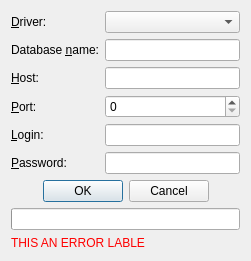
<?xml version="1.0" encoding="UTF-8"?>
<ui version="4.0">
 <class>QtDatabaseConnectionDialog</class>
 <widget class="QDialog" name="QtDatabaseConnectionDialog">
  <property name="geometry">
   <rect>
    <x>0</x>
    <y>0</y>
    <width>251</width>
    <height>243</height>
   </rect>
  </property>
  <property name="sizePolicy">
   <sizepolicy hsizetype="Preferred" vsizetype="Fixed">
    <horstretch>0</horstretch>
    <verstretch>0</verstretch>
   </sizepolicy>
  </property>
  <property name="windowTitle">
   <string>Connect to database</string>
  </property>
  <layout class="QGridLayout" name="gridLayout">
   <property name="sizeConstraint">
    <enum>QLayout::SetMinAndMaxSize</enum>
   </property>
   <item row="0" column="0">
    <widget class="QLabel" name="driverLabel">
     <property name="text">
      <string>&amp;Driver:</string>
     </property>
     <property name="buddy">
      <cstring>driverEdit</cstring>
     </property>
    </widget>
   </item>
   <item row="0" column="1">
    <widget class="QComboBox" name="driverEdit">
     <property name="sizePolicy">
      <sizepolicy hsizetype="Expanding" vsizetype="Fixed">
       <horstretch>0</horstretch>
       <verstretch>0</verstretch>
      </sizepolicy>
     </property>
    </widget>
   </item>
   <item row="1" column="0">
    <widget class="QLabel" name="label_4">
     <property name="text">
      <string>Database &amp;name:</string>
     </property>
     <property name="buddy">
      <cstring>databaseNameEdit</cstring>
     </property>
    </widget>
   </item>
   <item row="1" column="1">
    <widget class="QLineEdit" name="databaseNameEdit"/>
   </item>
   <item row="2" column="0">
    <widget class="QLabel" name="label_2">
     <property name="text">
      <string>&amp;Host:</string>
     </property>
     <property name="buddy">
      <cstring>hostEdit</cstring>
     </property>
    </widget>
   </item>
   <item row="2" column="1">
    <widget class="QLineEdit" name="hostEdit">
     <property name="inputMask">
      <string/>
     </property>
    </widget>
   </item>
   <item row="3" column="0">
    <widget class="QLabel" name="label_3">
     <property name="text">
      <string>&amp;Port:</string>
     </property>
     <property name="buddy">
      <cstring>portEdit</cstring>
     </property>
    </widget>
   </item>
   <item row="3" column="1">
    <widget class="QSpinBox" name="portEdit">
     <property name="sizePolicy">
      <sizepolicy hsizetype="Expanding" vsizetype="Fixed">
       <horstretch>0</horstretch>
       <verstretch>0</verstretch>
      </sizepolicy>
     </property>
     <property name="maximum">
      <number>65535</number>
     </property>
    </widget>
   </item>
   <item row="4" column="0">
    <widget class="QLabel" name="label_5">
     <property name="text">
      <string>&amp;Login:</string>
     </property>
     <property name="buddy">
      <cstring>loginEdit</cstring>
     </property>
    </widget>
   </item>
   <item row="4" column="1">
    <widget class="QLineEdit" name="loginEdit"/>
   </item>
   <item row="5" column="0">
    <widget class="QLabel" name="label_6">
     <property name="inputMethodHints">
      <set>Qt::ImhNone</set>
     </property>
     <property name="text">
      <string>&amp;Password:</string>
     </property>
     <property name="buddy">
      <cstring>passwordEdit</cstring>
     </property>
    </widget>
   </item>
   <item row="5" column="1">
    <widget class="QLineEdit" name="passwordEdit">
     <property name="inputMethodHints">
      <set>Qt::ImhHiddenText|Qt::ImhNoAutoUppercase|Qt::ImhNoPredictiveText</set>
     </property>
     <property name="echoMode">
      <enum>QLineEdit::Password</enum>
     </property>
    </widget>
   </item>
   <item row="7" column="0" colspan="2">
    <widget class="QDialogButtonBox" name="operButtons">
     <property name="orientation">
      <enum>Qt::Horizontal</enum>
     </property>
     <property name="standardButtons">
      <set>QDialogButtonBox::Cancel|QDialogButtonBox::Ok</set>
     </property>
     <property name="centerButtons">
      <bool>true</bool>
     </property>
    </widget>
   </item>
   <item row="9" column="0" colspan="2">
    <widget class="QProgressBar" name="progressBar">
     <property name="maximum">
      <number>1</number>
     </property>
     <property name="value">
      <number>0</number>
     </property>
     <property name="textVisible">
      <bool>false</bool>
     </property>
    </widget>
   </item>
   <item row="10" column="0" colspan="2">
    <widget class="QLabel" name="errorLable">
     <property name="sizePolicy">
      <sizepolicy hsizetype="Preferred" vsizetype="Expanding">
       <horstretch>0</horstretch>
       <verstretch>0</verstretch>
      </sizepolicy>
     </property>
     <property name="styleSheet">
      <string notr="true">color: rgb(255, 0, 0);</string>
     </property>
     <property name="text">
      <string notr="true">THIS AN ERROR LABLE</string>
     </property>
     <property name="wordWrap">
      <bool>true</bool>
     </property>
    </widget>
   </item>
  </layout>
 </widget>
 <tabstops>
  <tabstop>driverEdit</tabstop>
  <tabstop>databaseNameEdit</tabstop>
  <tabstop>hostEdit</tabstop>
  <tabstop>portEdit</tabstop>
  <tabstop>loginEdit</tabstop>
  <tabstop>passwordEdit</tabstop>
  <tabstop>operButtons</tabstop>
 </tabstops>
 <resources/>
 <connections>
  <connection>
   <sender>operButtons</sender>
   <signal>accepted()</signal>
   <receiver>QtDatabaseConnectionDialog</receiver>
   <slot>accept()</slot>
   <hints>
    <hint type="sourcelabel">
     <x>248</x>
     <y>254</y>
    </hint>
    <hint type="destinationlabel">
     <x>157</x>
     <y>274</y>
    </hint>
   </hints>
  </connection>
  <connection>
   <sender>operButtons</sender>
   <signal>rejected()</signal>
   <receiver>QtDatabaseConnectionDialog</receiver>
   <slot>reject()</slot>
   <hints>
    <hint type="sourcelabel">
     <x>316</x>
     <y>260</y>
    </hint>
    <hint type="destinationlabel">
     <x>286</x>
     <y>274</y>
    </hint>
   </hints>
  </connection>
 </connections>
</ui>
